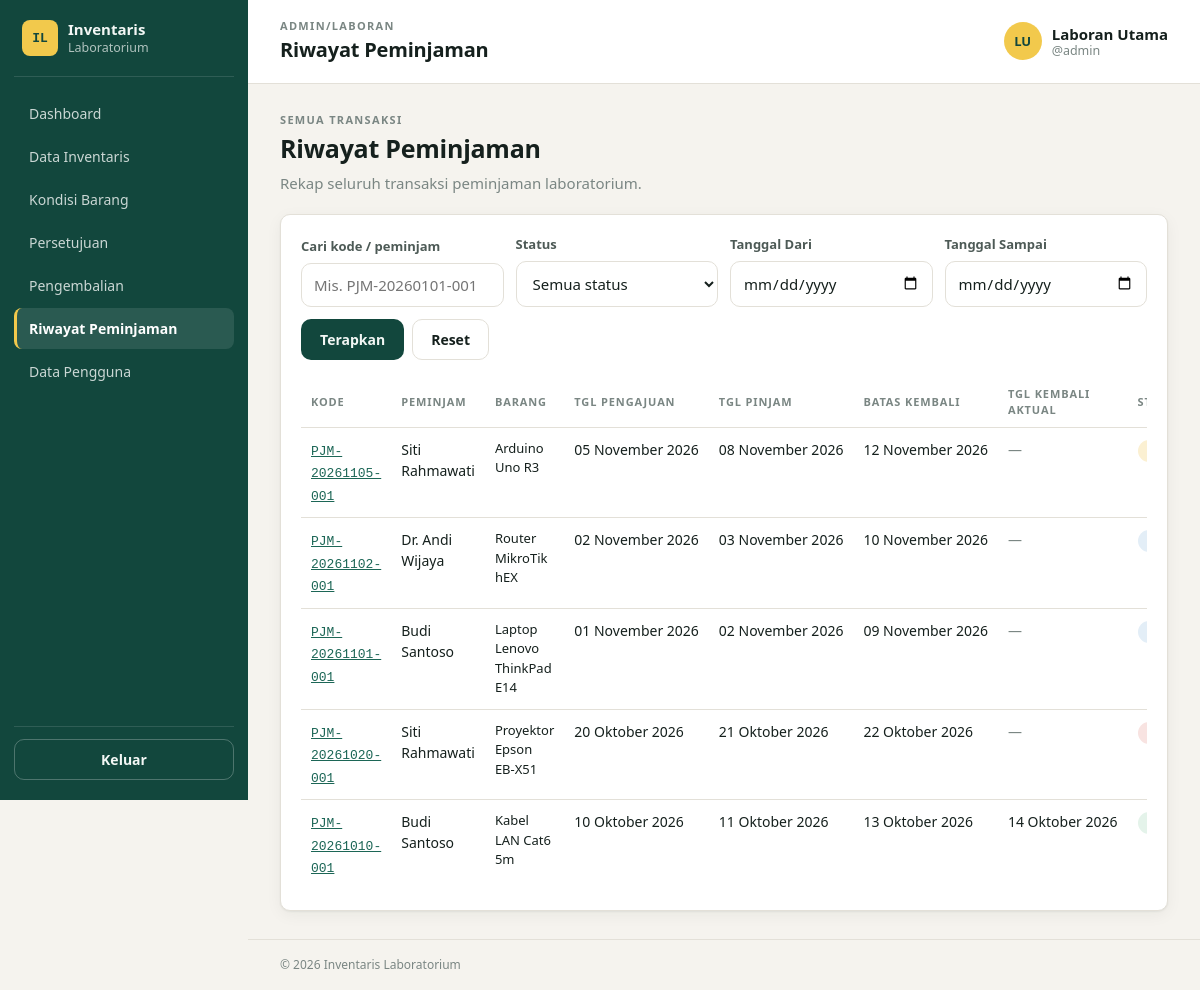
/admin/riwayat.php (signed in), run on the app's committed database.
### tables this page shows
CREATE TABLE users (
  id            INT UNSIGNED AUTO_INCREMENT PRIMARY KEY,
  full_name     VARCHAR(100) NOT NULL,
  username      VARCHAR(50)  NOT NULL,
  password_hash VARCHAR(255) NOT NULL,              
  role          ENUM('admin','peminjam') NOT NULL DEFAULT 'peminjam',
  identity_no   VARCHAR(30)  NULL,                  
  user_type     ENUM('laboran','mahasiswa','dosen') NOT NULL DEFAULT 'mahasiswa',
  is_active     TINYINT(1)   NOT NULL DEFAULT 1,    
  created_at    DATETIME     NOT NULL DEFAULT CURRENT_TIMESTAMP,
  updated_at    DATETIME     NOT NULL DEFAULT CURRENT_TIMESTAMP ON UPDATE CURRENT_TIMESTAMP,
  CONSTRAINT uq_users_username UNIQUE (username)
);

CREATE TABLE borrowings (
  id                 INT UNSIGNED AUTO_INCREMENT PRIMARY KEY,
  borrowing_code     VARCHAR(30)  NOT NULL,
  user_id            INT UNSIGNED NOT NULL,
  borrow_date        DATE NOT NULL,
  planned_return_date DATE NOT NULL,
  purpose            VARCHAR(255) NOT NULL,
  status             ENUM('menunggu','dipinjam','ditolak','selesai') NOT NULL DEFAULT 'menunggu',
  rejection_reason   VARCHAR(255) NULL,
  processed_by       INT UNSIGNED NULL,           
  processed_at       DATETIME NULL,
  created_at         DATETIME NOT NULL DEFAULT CURRENT_TIMESTAMP,
  updated_at         DATETIME NOT NULL DEFAULT CURRENT_TIMESTAMP ON UPDATE CURRENT_TIMESTAMP,
  CONSTRAINT uq_borrowings_code UNIQUE (borrowing_code),
  CONSTRAINT fk_borrowings_user FOREIGN KEY (user_id)
    REFERENCES users(id) ON UPDATE CASCADE ON DELETE RESTRICT,
  CONSTRAINT fk_borrowings_admin FOREIGN KEY (processed_by)
    REFERENCES users(id) ON UPDATE CASCADE ON DELETE SET NULL,
  CONSTRAINT chk_borrowings_dates CHECK (planned_return_date >= borrow_date)
);

### includes/helpers.php (called while the page is built, shortened)
<?php
require_once __DIR__ . '/../config/database.php';
function e($value): string
{
    return htmlspecialchars((string)$value, ENT_QUOTES, 'UTF-8');
}
function url(string $path = ''): string
{
    return BASE_URL . '/' . ltrim($path, '/');
}
if (!function_exists('format_date')) {
    function format_date(?string $date): string
    {
        $dateStr = trim((string)$date);
        $timestamp = strtotime($dateStr);
        $bulanIndo = [
            1  => 'Januari',
            2  => 'Februari',
            3  => 'Maret',
            4  => 'April',
            5  => 'Mei',
            6  => 'Juni',
            7  => 'Juli',
            8  => 'Agustus',
            9  => 'September',
            10 => 'Oktober',
            11 => 'November',
            12 => 'Desember'
        ];
        $day   = date('d', $timestamp);
        $month = (int)date('n', $timestamp);
        $year  = date('Y', $timestamp);
        $monthName = $bulanIndo[$month] ?? date('F', $timestamp);
        return sprintf('%s %s %s', $day, $monthName, $year);
    }
}

### auth/session.php (called while the page is built, shortened)
<?php
require_once __DIR__ . '/../includes/helpers.php';
function current_user(): ?array
{
    return $_SESSION['user'] ?? null;
}
function require_login(): array
{
    $user = current_user();
    $expired = isset($_SESSION['last_activity']) && time() - $_SESSION['last_activity'] > SESSION_TIMEOUT;
    if ($user && !$expired) {
        $stmt = db()->prepare('SELECT role, is_active FROM users WHERE id = ?');
        $stmt->execute([$user['id']]);
        $row = $stmt->fetch();
        if ($row && (int)$row['is_active'] === 1) {
            return $_SESSION['user'];
        }
    }
}
function require_role(string $role): array
{
    $user = require_login();
    return $user;
}

### config/database.php (called while the page is built, shortened)
<?php
function db(): PDO
{
    static $pdo = null;
    if ($pdo === null) {
        $dsn = sprintf('mysql:host=%s;port=%s;dbname=%s;charset=%s', DB_HOST, DB_PORT, DB_NAME, DB_CHARSET);
        try {
            $pdo = new PDO($dsn, DB_USER, DB_PASS, [
                PDO::ATTR_ERRMODE            => PDO::ERRMODE_EXCEPTION,
                PDO::ATTR_DEFAULT_FETCH_MODE => PDO::FETCH_ASSOC,
                PDO::ATTR_EMULATE_PREPARES   => false,
            ]);
        } catch (PDOException $e) {
            http_response_code(500);
            exit('Koneksi database gagal. Periksa config/config.php dan pastikan MySQL XAMPP aktif.');
        }
    }
    return $pdo;
}

### admin/riwayat.php (the view, shortened to what this page needs)
<?php
require_once __DIR__ . '/../auth/session.php';
require_once __DIR__ . '/../components/ui.php';
require_once __DIR__ . '/../includes/helpers.php';
$user = require_role('admin');
$pdo  = db();
$q         = trim((string)($_GET['q'] ?? ''));
$dateFrom  = (string)($_GET['date_from'] ?? '');
$dateTo    = (string)($_GET['date_to'] ?? '');
$where  = [];
$params = [];
$whereSql = $where ? 'WHERE ' . implode(' AND ', $where) : '';
$sql = "
    SELECT
        b.id,
        b.borrowing_code,
        b.borrow_date,
        b.planned_return_date,
        b.status,
        b.created_at,
        u.full_name AS borrower_name,
        GROUP_CONCAT(DISTINCT i.name ORDER BY i.name SEPARATOR ', ') AS item_names,
        MAX(rh.actual_return_date) AS actual_return_date
    FROM borrowings b
    JOIN users u ON u.id = b.user_id
    LEFT JOIN borrowing_details bd ON bd.borrowing_id = b.id
    LEFT JOIN inventories i ON i.id = bd.inventory_id
    LEFT JOIN return_histories rh ON rh.borrowing_detail_id = bd.id
    $whereSql
    GROUP BY b.id, b.borrowing_code, b.borrow_date, b.planned_return_date, b.status, b.created_at, u.full_name
    ORDER BY b.created_at DESC
";
$stmt = $pdo->prepare($sql);
$stmt->execute($params);
$borrowings = $stmt->fetchAll();
$pageTitle  = 'Riwayat Peminjaman';
require __DIR__ . '/../layouts/header.php';
?>
<section class="page-heading">
  <div>
    <p class="eyebrow">Semua transaksi</p>
    <h2>Riwayat Peminjaman</h2>
    <p class="muted">Rekap seluruh transaksi peminjaman laboratorium.</p>
  </div>
</section>
<section class="card">
  <form method="get" class="filter-bar">
    <label class="field">
      <span>Cari kode / peminjam</span>
      <input type="search" name="q" value="<?= e($q) ?>" placeholder="Mis. PJM-20260101-001">
    </label>
    <label class="field">
      <span>Status</span>
      <select name="status">
        <option value="">Semua status</option>
      </select>
    </label>
    <label class="field">
      <span>Tanggal Dari</span>
      <input type="date" name="date_from" value="<?= e($dateFrom) ?>">
    </label>
    <label class="field">
      <span>Tanggal Sampai</span>
      <input type="date" name="date_to" value="<?= e($dateTo) ?>">
    </label>
    <div class="filter-actions">
      <button class="btn" type="submit">Terapkan</button>
      <a class="btn btn-light" href="<?= e(url('admin/riwayat.php')) ?>">Reset</a>
    </div>
  </form>
  <div class="table-wrap">
    <table class="table">
      <thead>
        <tr>
          <th>Kode</th>
          <th>Peminjam</th>
          <th>Barang</th>
          <th>Tgl Pengajuan</th>
          <th>Tgl Pinjam</th>
          <th>Batas Kembali</th>
          <th>Tgl Kembali Aktual</th>
          <th>Status</th>
        </tr>
      </thead>
      <tbody>
        <?php foreach ($borrowings as $b): ?>
          <tr>
            <td>
              <a href="<?= e(url('modules/peminjaman/detail.php?id=' . (int)$b['id'])) ?>" class="mono">
                <?= e($b['borrowing_code']) ?>
              </a>
            </td>
            <td><?= e($b['borrower_name']) ?></td>
            <td class="small"><?= e($b['item_names'] ?: '—') ?></td>
            <td class="nowrap"><?= e(format_date($b['created_at'])) ?></td>
            <td class="nowrap"><?= e(format_date($b['borrow_date'])) ?></td>
            <td class="nowrap"><?= e(format_date($b['planned_return_date'])) ?></td>
            <td class="nowrap">
              <?php if ($b['status'] === 'selesai' && $b['actual_return_date']): ?>
                <?= e(format_date($b['actual_return_date'])) ?>
              <?php else: ?>
                <span class="muted">—</span>
              <?php endif; ?>
            </td>
            <td><?= status_badge($b['status']) ?></td>
          </tr>
        <?php endforeach; ?>
      </tbody>
    </table>
  </div>
</section>
<?php require __DIR__ . '/../layouts/footer.php'; ?>

### layouts/header.php (shortened to what this page needs)
<?php
$pageTitle  = $pageTitle  ?? 'Dashboard';
$roleLabel  = $user['role'] === 'admin' ? 'Admin/Laboran' : ucfirst($user['user_type']);
$initials   = strtoupper(implode('', array_map(fn($w) => $w[0] ?? '', array_slice(explode(' ', preg_replace('/^(Dr\.|Prof\.)\s*/', '', $user['full_name'])), 0, 2))));
?>
<!DOCTYPE html>
<html lang="id">
<head>
  <link rel="stylesheet" href="<?= e(url('assets/css/style.css')) ?>">
</head>
<body>
<div class="app">
  <?php require __DIR__ . '/sidebar.php'; ?>
  <div class="main">
    <header class="topbar">
      <div class="topbar-title">
        <p class="eyebrow"><?= e($roleLabel) ?></p>
        <h1><?= e($pageTitle) ?></h1>
      </div>
      <div class="topbar-user">
        <span class="avatar"><?= e($initials) ?></span>
        <span class="user-meta">
          <strong><?= e($user['full_name']) ?></strong>
          <small>@<?= e($user['username']) ?></small>
        </span>
      </div>
    </header>
    <main class="content">

### assets/css/style.css (style rules this page uses)
:root { --ink: #15201d; --ink-soft: #4d5a56; --muted: #7a8683; --paper: #f5f3ee; --surface: #ffffff; --line: #e3e0d8; --primary: #12473d; --primary-2: #1c6656; --primary-ink: #f3f7f5; --tag: #f2c94c; --success: #1f7a4a; --success-bg: #e4f3ea; --info: #1f5f8b; --info-bg: #e3eef7; --warning: #8a6100; --warning-bg: #fbf0d2; --danger: #a8322a; --danger-bg: #f8e3e1; --radius: 10px; --shadow: 0 1px 2px rgba(21,32,29,.06), 0 4px 16px rgba(21,32,29,.05); --font: "Segoe UI", "Helvetica Neue", Arial, sans-serif; --mono: "Cascadia Mono", "Consolas", "SFMono-Regular", monospace; }
* { box-sizing: border-box; }
html, body { margin: 0; }
body { font-family: var(--font); background: var(--paper); color: var(--ink); font-size: 15px; line-height: 1.5; }
a { color: var(--primary-2); }
h1, h2, h3 { margin: 0; letter-spacing: -.01em; }
.muted { color: var(--muted); }
.small { font-size: 13px; }
.mono { font-family: var(--mono); font-size: 13px; }
.nowrap { white-space: nowrap; }
.eyebrow { margin: 0; font-size: 11px; font-weight: 700; letter-spacing: .12em; text-transform: uppercase; color: var(--muted); }
.btn { display: inline-flex; align-items: center; justify-content: center; gap: 6px; padding: 10px 18px; border: 1px solid transparent; border-radius: var(--radius); background: var(--primary); color: var(--primary-ink); font: 600 14px var(--font); cursor: pointer; text-decoration: none; transition: background .15s; }
.field { display: block; margin-bottom: 16px; }
.field > span { display: block; font-size: 13px; font-weight: 600; margin-bottom: 6px; color: var(--ink-soft); }
.field input { width: 100%; padding: 11px 12px; border: 1px solid var(--line); border-radius: var(--radius); font: 15px var(--font); background: #fff; color: var(--ink); }
.app { display: flex; min-height: 100vh; }
.main { flex: 1; min-width: 0; display: flex; flex-direction: column; }
.topbar { display: flex; align-items: center; gap: 16px; padding: 18px 32px; background: var(--surface); border-bottom: 1px solid var(--line); }
.topbar-title { flex: 1; }
.topbar-title h1 { font-size: 20px; }
.topbar-user { display: flex; align-items: center; gap: 10px; }
.avatar { width: 38px; height: 38px; border-radius: 50%; background: var(--tag); color: var(--primary); display: grid; place-items: center; font-weight: 800; font-size: 13px; }
.user-meta { display: grid; line-height: 1.2; }
.user-meta small { color: var(--muted); }
.content { padding: 28px 32px; flex: 1; }
.card { background: var(--surface); border: 1px solid var(--line); border-radius: var(--radius); padding: 20px; box-shadow: var(--shadow); }
.table-wrap { overflow-x: auto; }
.table { width: 100%; border-collapse: collapse; font-size: 14px; }
.table th { text-align: left; font-size: 11px; text-transform: uppercase; letter-spacing: .08em; color: var(--muted); padding: 8px 10px; border-bottom: 1px solid var(--line); }
.table td { padding: 11px 10px; border-bottom: 1px solid var(--line); vertical-align: top; }
.table tr:last-child td { border-bottom: 0; }
.page-heading { display:flex; justify-content:space-between; align-items:flex-end; gap:16px; flex-wrap:wrap; margin-bottom:20px; }
.page-heading h2 { font-size:25px; margin:2px 0 4px; }
.page-heading .muted { margin:0; }
.filter-bar { display:flex; align-items:flex-end; gap:12px; flex-wrap:wrap; margin-bottom:18px; }
.filter-bar .field { flex:1 1 180px; margin:0; }
.filter-actions, .form-actions { display:flex; align-items:center; gap:8px; flex-wrap:wrap; }
.btn-light { background:var(--surface); color:var(--ink); border-color:var(--line); }
.field select, .field textarea, .category-inline input { width:100%; padding:11px 12px; border:1px solid var(--line); border-radius:var(--radius); font:15px var(--font); background:var(--surface); color:var(--ink); }

### data on the page
users: role "ADMIN/LABORAN", role "LU", role "Laboran Utama", role "admin"
borrowings: borrowing_code "PJM-20261105-001", user.full_name "Siti Rahmawati", item_names "Arduino Uno R3", created_at "05 November 2026", borrow_date "08 November 2026", planned_return_date "12 November 2026"
borrowings: borrowing_code "PJM-20261102-001", user.full_name "Dr. Andi Wijaya", item_names "Router MikroTik hEX", created_at "02 November 2026", borrow_date "03 November 2026", planned_return_date "10 November 2026"
borrowings: borrowing_code "PJM-20261101-001", user.full_name "Budi Santoso", item_names "Laptop Lenovo ThinkPad E14", created_at "01 November 2026", borrow_date "02 November 2026", planned_return_date "09 November 2026"
borrowings: borrowing_code "PJM-20261020-001", user.full_name "Siti Rahmawati", item_names "Proyektor Epson EB-X51", created_at "20 Oktober 2026", borrow_date "21 Oktober 2026", planned_return_date "22 Oktober 2026"
borrowings: borrowing_code "PJM-20261010-001", user.full_name "Budi Santoso", item_names "Kabel LAN Cat6 5m", created_at "10 Oktober 2026", borrow_date "11 Oktober 2026", planned_return_date "13 Oktober 2026", actual_return_date "14 Oktober 2026"

### other printed values
$m['label'] "Dashboard"
$m['label'] "Data Inventaris"
$m['label'] "Kondisi Barang"
$m['label'] "Persetujuan"
$m['label'] "Pengembalian"
$m['label'] "Riwayat Peminjaman"
$m['label'] "Data Pengguna"
$pageTitle "Riwayat Peminjaman"
APP_NAME "Inventaris Laboratorium"
